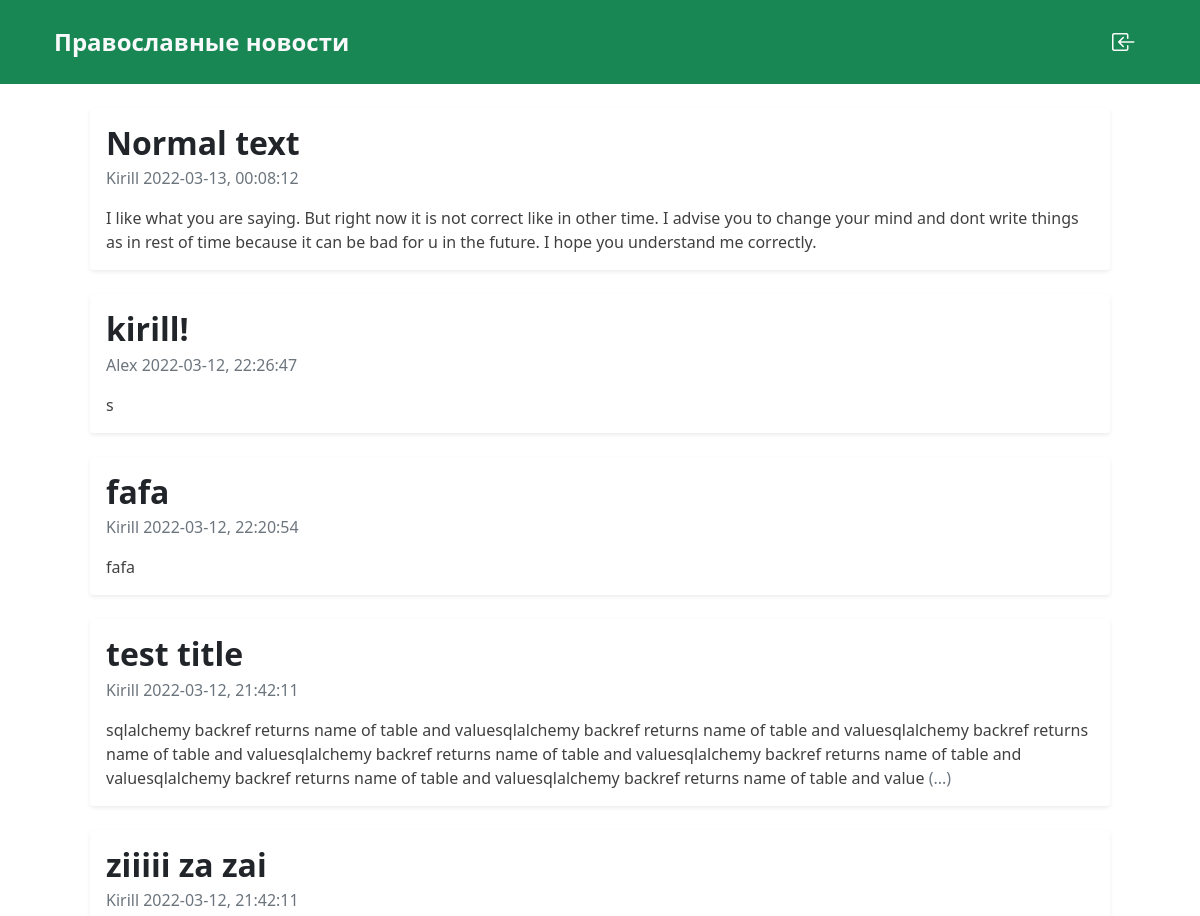
Before: / (upper part) with the older database file.
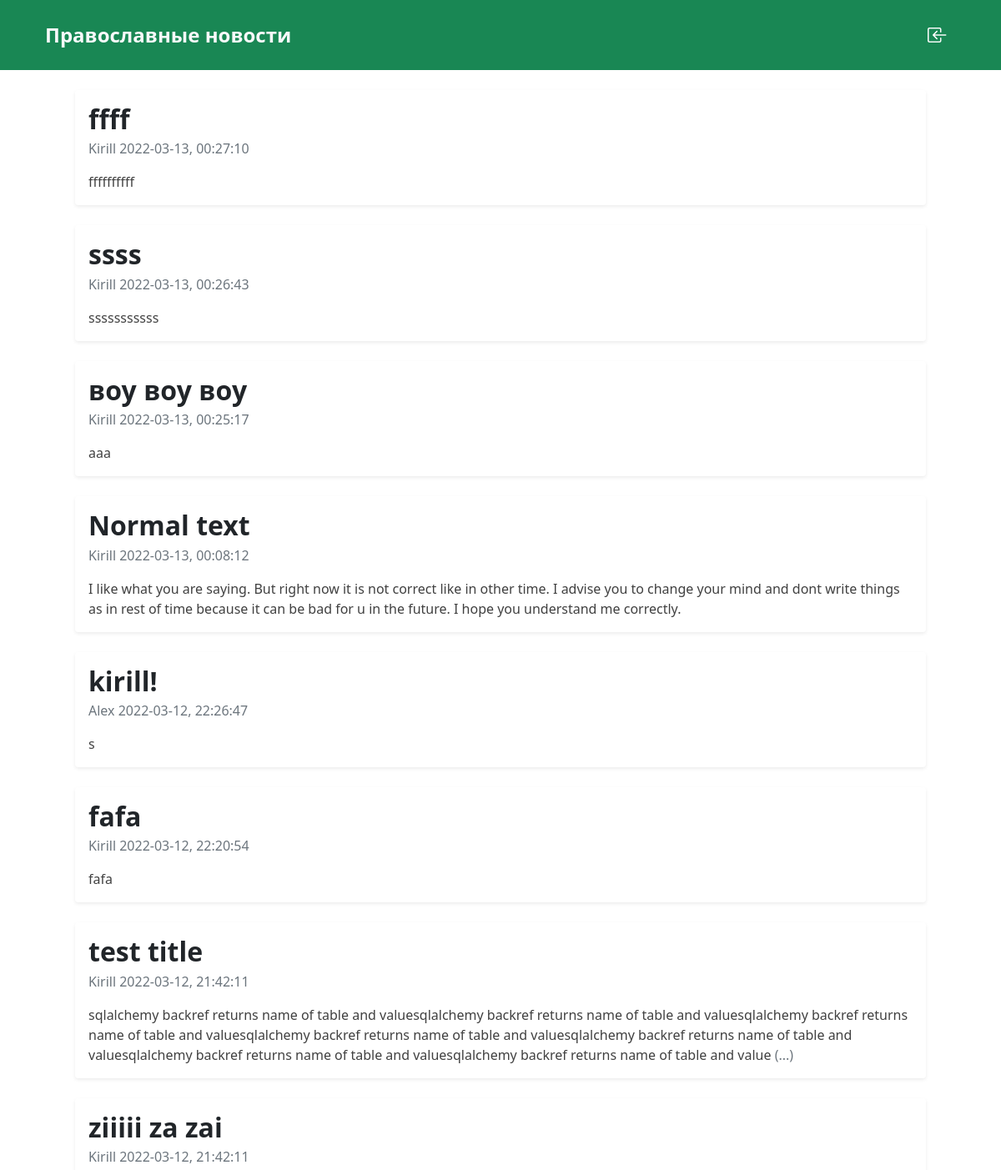
After: the same page with the newer database file.
### app.py (models this page shows, shortened)
class Post(db.Model):
    id = db.Column(db.Integer, primary_key=True)
    title = db.Column(db.String(80), nullable=False)
    content = db.Column(db.Text, nullable=False)
    date_post = db.Column(db.DateTime, nullable=False, default=datetime.utcnow)
    user_id = db.Column(db.Integer, db.ForeignKey("user.id"), nullable=False)

class User(db.Model, UserMixin):
    id = db.Column(db.Integer, primary_key=True)
    email = db.Column(db.Text, unique=True, nullable=False)
    password = db.Column(db.String(30), nullable=False)
    username = db.Column(db.String(30), nullable=False)
    registration_date = db.Column(db.Date, nullable=False, default=datetime.utcnow)
    posts = db.relationship('Post', backref='author', lazy=True)

### app.py (the view)
@app.route("/")
def home():
    return render_template("home.html",
                           loged=current_user.is_authenticated,
                           user=current_user,
                           posts=Post.query.order_by(Post.date_post.desc()).all())

### templates/home.html (shortened to what this page needs)
{% extends "base.html" %}
{% block content %}
<div class="container">
    <div class="row p-5 pt-4">
        {% if loged %}
        {% for cat, msg in get_flashed_messages(True) %}
        <div class="col-md-8 m-0">
                <div class="alert alert-{{ cat }} m-0" style="width: 100%;">{{ msg }}</div>
        </div>
        {% endfor %}
        <div class="col-md-8 col-12 mt-4">
            {% for post in posts %}
                {{ news(post) }}
            {% endfor %}
        </div>
            <nav class="col-md-4 d-md-block d-none">
                <div class="navbar sticky-top p-0 pt-4">
                    <div class="p-4 rounded shadow-sm" style="width: 100%;">
                        <div class="row">
                            <div class="col-12 d-flex justify-content-between align-items-center">
                                <a href="{{ url_for('profile') }}" class="side-bar">
                                    <h4 class="fw-light m-0">{{ user.username }}</h4>
                                </a>
                                <a class="quit" href="{{ url_for('logout') }}">
                                    <i class="bi bi-box-arrow-right fs-5"></i>
                                </a>
                            </div>
                            <div class="col-12">
                                <span class="fs-6 fw-light text-secondary">{{ user.email }}</span>
                            </div>
                            <div class="col-12 mt-2">
                                <a href="" class="side-bar">
                                    <span>Мои посты</span>
                                </a>
                            </div>
                            <div class="col-12 d-flex justify-content-end">
                            </div>
                        </div>
                    </div>
                </div>
            </nav>
        {% else %}
        <div class="col-12">
            {% for post in posts %}
                {{ news(post) }}
            {% endfor %}
        </div>
        {% endif %}
    </div>
</div>
{% endblock %}

### templates/_macro.html (shortened to what this page needs)
{% macro news(post_info) %}
<a href="{{ url_for('post', num=post_info.id) }}" class="text-decoration-none">
	<div class='d-flex flex-column p-3 rounded mb-4 shadow-sm news'>
		<div class='d-flex flex-column mb-3'>
			<div>
				<h2 class="fw-bold text-dark mb-1">{{ post_info.title }}</h2>
			</div>
			<div class="text-secondary">
				<span>{{ post_info.author.username }}</span>
				<span>{{ post_info.date_post.strftime('%Y-%m-%d') }}, {{ post_info.date_post.strftime('%H:%M:%S') }}</span>
			</div>
		</div>
		<div>
			<p class='p-0 m-0'>
				{% if post_info.content|length > 350 %}
					{{ post_info.content[:350] }} <span class="text-secondary">(...)</span>
				{% else %}
					{{ post_info.content }}
				{% endif %}
			</p>
		</div>
	</div>
</a>
{% endmacro %}

Changed rows visible on the page:
added Post: title "ffff", {{ post_info.author.username }} "Kirill", date_post "2022-03-13", date_post "00:27:10", content "ffffffffff"
added Post: title "ssss", {{ post_info.author.username }} "Kirill", date_post "2022-03-13", date_post "00:26:43", content "sssssssssss"
added Post: title "воу воу воу", {{ post_info.author.username }} "Kirill", date_post "2022-03-13", date_post "00:25:17", content "ааа"
